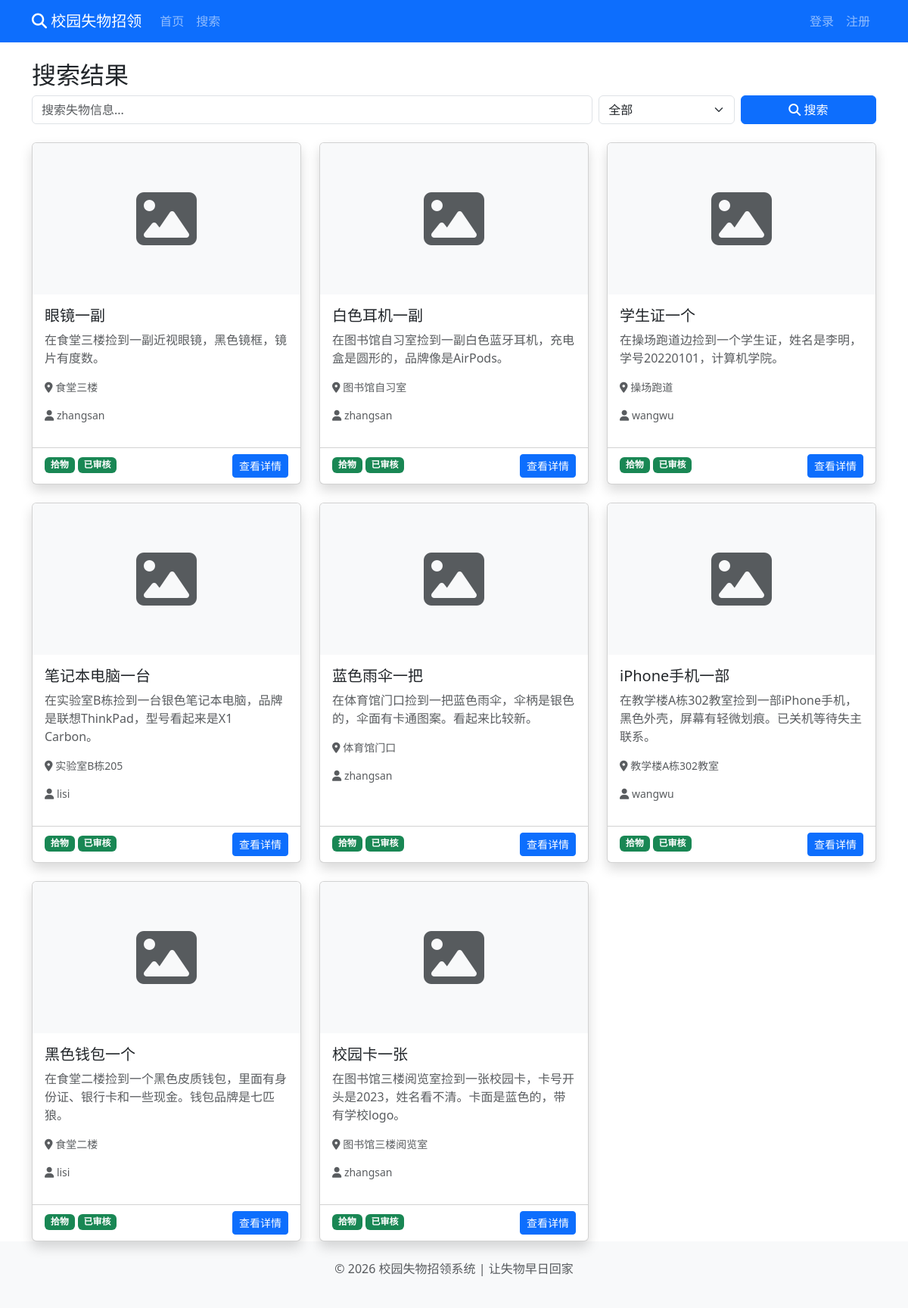
Screenshot of /search with the database file from the repository.
### app.py (models this page shows, shortened)
class Post(db.Model):
    id = db.Column(db.Integer, primary_key=True)
    title = db.Column(db.String(100), nullable=False)
    description = db.Column(db.Text, nullable=False)
    pickup_time = db.Column(db.String(50), nullable=False)
    location = db.Column(db.String(100), nullable=False)
    place_location = db.Column(db.String(100), nullable=False)
    image = db.Column(db.String(200))
    author_id = db.Column(db.Integer, db.ForeignKey('user.id', ondelete='CASCADE'), nullable=False)
    post_type = db.Column(db.String(10), default='found')
    status = db.Column(db.String(20), default='pending')
    created_at = db.Column(db.DateTime, default=datetime.datetime.now)
    author = db.relationship('User', backref=db.backref('posts', lazy=True))

class User(UserMixin, db.Model):
    id = db.Column(db.Integer, primary_key=True)
    username = db.Column(db.String(80), unique=True, nullable=False)
    password_hash = db.Column(db.String(120), nullable=False)
    role = db.Column(db.String(20), default='user')
    created_at = db.Column(db.DateTime, default=datetime.datetime.now)

### app.py (the view)
@app.route('/search')
def search():
    keyword = request.args.get('keyword', '')
    post_type = request.args.get('post_type', 'all')
    posts = []
    if keyword:
        posts = search_with_similarity(keyword, top_n=20)
        if post_type != 'all':
            posts = [p for p in posts if p.post_type == post_type]
    else:
        query = Post.query.filter_by(status='approved')
        if post_type != 'all':
            query = query.filter_by(post_type=post_type)
        posts = query.order_by(Post.created_at.desc()).all()
    return render_template('search.html', posts=posts, keyword=keyword, post_type=post_type)

### templates/search.html (shortened to what this page needs)
{% extends "base.html" %}
{% block content %}
<h2>搜索结果</h2>
<div class="mb-4">
    <form class="row g-2" action="{{ url_for('search') }}" method="GET">
        <div class="col-md-8">
            <input class="form-control" type="search" name="keyword" value="{{ keyword }}" placeholder="搜索失物信息..." aria-label="搜索">
        </div>
        <div class="col-md-2">
            <select class="form-select" name="post_type">
                <option value="all" {% if post_type == 'all' %}selected{% endif %}>全部</option>
            </select>
        </div>
        <div class="col-md-2">
            <button class="btn btn-primary w-100" type="submit">
                <i class="fas fa-search"></i> 搜索
            </button>
        </div>
    </form>
</div>
<div class="row row-cols-1 row-cols-md-2 row-cols-lg-3 g-4">
    {% for post in posts %}
    <div class="col">
        <div class="card h-100 shadow">
            {% if post.image %}
            <img src="{{ url_for('static', filename='images/' + post.image) }}" class="card-img-top" alt="物品图片" style="height: 200px; object-fit: cover;">
            {% else %}
            <div class="card-img-top bg-light d-flex align-items-center justify-content-center" style="height: 200px;">
                <i class="fas fa-image fa-5x text-muted"></i>
            </div>
            {% endif %}
            <div class="card-body">
                <h5 class="card-title">{{ post.title }}</h5>
                <p class="card-text text-muted">{{ post.description[:50] }}{% if post.description|length > 50 %}...{% endif %}</p>
                <div class="small text-muted">
                    <p><i class="fas fa-map-marker-alt"></i> {{ post.location }}</p>
                    <p><i class="fas fa-user"></i> {{ post.author.username }}</p>
                </div>
            </div>
            <div class="card-footer bg-transparent">
                <span class="badge bg-{{ 'success' if post.post_type == 'found' else 'danger' }}">
                    {{ '拾物' if post.post_type == 'found' else '失物' }}
                </span>
                <span class="badge bg-{{ 'success' if post.status == 'approved' else 'warning' }}">
                    {{ '已审核' if post.status == 'approved' else '待审核' }}
                </span>
                <a href="{{ url_for('post_detail', post_id=post.id) }}" class="btn btn-primary float-end btn-sm">
                    查看详情
                </a>
            </div>
        </div>
    </div>
    {% else %}
    <div class="col-12 text-center py-8">
        <i class="fas fa-search fa-5x text-muted mb-3"></i>
        <p class="text-muted">没有找到相关信息</p>
    </div>
    {% endfor %}
</div>
{% endblock %}

### static/css/style.css (style rules this page uses)
body { min-height: 100vh; display: flex; flex-direction: column; }
.card { transition: transform 0.3s ease, box-shadow 0.3s ease; }
.card-img-top { object-fit: cover; transition: transform 0.3s ease; }
.btn { transition: opacity 0.2s; }

### rows the page displays
Post: title "眼镜一副", description "在食堂三楼捡到一副近视眼镜，黑色镜框，镜片有度数。", location "食堂三楼", author.username "zhangsan", post_type "拾物", status "已审核"
Post: title "白色耳机一副", description "在图书馆自习室捡到一副白色蓝牙耳机，充电盒是圆形的，品牌像是AirPods。", location "图书馆自习室", author.username "zhangsan", post_type "拾物", status "已审核"
Post: title "学生证一个", description "在操场跑道边捡到一个学生证，姓名是李明，学号20220101，计算机学院。", location "操场跑道", author.username "wangwu", post_type "拾物", status "已审核"
Post: title "笔记本电脑一台", description "在实验室B栋捡到一台银色笔记本电脑，品牌是联想ThinkPad，型号看起来是X1 Carbon。", location "实验室B栋205", author.username "lisi", post_type "拾物", status "已审核"
Post: title "蓝色雨伞一把", description "在体育馆门口捡到一把蓝色雨伞，伞柄是银色的，伞面有卡通图案。看起来比较新。", location "体育馆门口", author.username "zhangsan", post_type "拾物", status "已审核"
Post: title "iPhone手机一部", description "在教学楼A栋302教室捡到一部iPhone手机，黑色外壳，屏幕有轻微划痕。已关机等待失主联系。", location "教学楼A栋302教室", author.username "wangwu", post_type "拾物", status "已审核"
Post: title "黑色钱包一个", description "在食堂二楼捡到一个黑色皮质钱包，里面有身份证、银行卡和一些现金。钱包品牌是七匹狼。", location "食堂二楼", author.username "lisi", post_type "拾物", status "已审核"
Post: title "校园卡一张", description "在图书馆三楼阅览室捡到一张校园卡，卡号开头是2023，姓名看不清。卡面是蓝色的，带有学校logo。", location "图书馆三楼阅览室", author.username "zhangsan", post_type "拾物", status "已审核"
